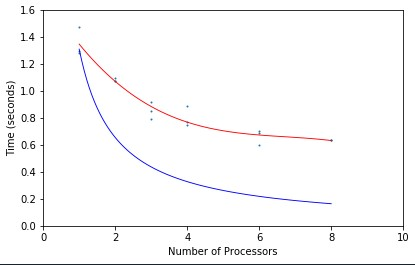

Write Python code to recreate this figure.
import numpy as np
import matplotlib.pyplot as plt


x_grid = []
y_grid = []


figureHeight=3
figureWidth=3

plt.figure(figsize=(figureWidth,figureHeight))

panelWidth=5
panelHeight=3

relativePanelWidth=panelWidth/figureWidth
relativePanelHeight=panelHeight/figureHeight

panel=plt.axes([0.1,0.1,relativePanelWidth,relativePanelHeight])

panel.tick_params(bottom=True, labelbottom=True,
                   left=True, labelleft=True,
                   right=False, labelright=False,
                   top=False, labeltop=False)
panel.set_xlim(0,10)
panel.set_ylim(0,1.6)
panel.set_xlabel('Number of Processors')
panel.set_ylabel('Time (seconds)')
#panel.set_xticks([-10,-5,0,5,10])
#panel.set_yticks([0,10,20,30,40,50,60])



with open('data.txt', 'r') as infile:
    for line in infile:
        splitLine = line.strip().split('\t')
        #print (splitLine)
        aX = int(splitLine[0])
        aY = float(splitLine[1])
        x_grid.append(aX)
        y_grid.append(aY)


panel.plot(x_grid,y_grid, marker ='o', linewidth=0, markersize = 1)
p = np.polyfit(x_grid, y_grid, 3)


xLine = np.linspace(1,8,100)
yLine = np.linspace(1,8,100)


for elt in range(0,len(xLine)):
    yLine[elt] = p[0]*(xLine[elt]**3) + p[1]*(xLine[elt]**2) + p[2]*(xLine[elt]) + p[3]


panel.plot(xLine,yLine, 'r', linewidth=0.9)

t_c = 0.00227166132
t_s = 1.2867331327706748e-05
t_w = 2.5579058611622674e-09

xLine = np.linspace(1,8,100)
yLine = []

def T_func(P):
    T = (1/P)*(2*24*t_w + t_c*(24)**2) + 2*t_w*26 + 4*t_s
    return T

    
for P in xLine:
    yLine.append(T_func(P))

panel.plot(xLine,yLine, 'b', linewidth=0.9)
